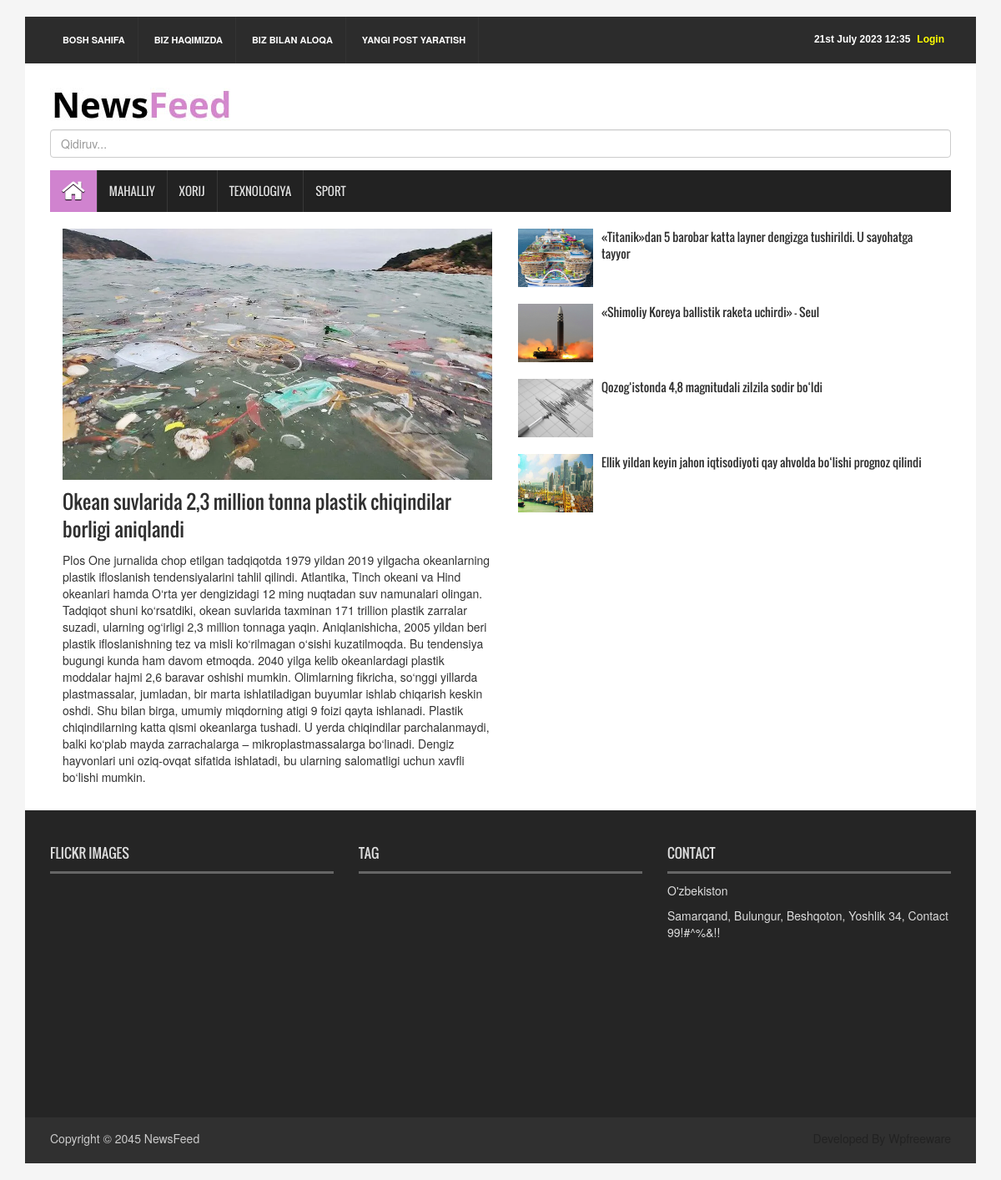
The app's page /xorij-xabarlari/ with its own data.
### news_app/models.py (models this page shows, shortened)
class News(models.Model):
    class Status(models.TextChoices):
        Draft = "DF", "Draft"
        Published = "PB", "Published"
    title = models.CharField(max_length=250)
    slug = models.SlugField(max_length=250)
    body = models.TextField()
    image = models.ImageField(upload_to='news/images')
    category = models.ForeignKey(Category,
                                 on_delete=models.CASCADE
                                 )
    publish_time = models.DateTimeField(default=timezone.now)
    created_time = models.DateTimeField(auto_now_add=True)
    updated_time = models.DateTimeField(auto_now=True)
    status = models.CharField(max_length=2,
                              choices=Status.choices,
                              default=Status.Draft
                              )
    objects = models.Manager() # default manager
    published = PublishedManager
    class Meta:
        ordering = ["-publish_time"]
    def get_absolute_url(self):
        return reverse("news_detail_page", args=[self.slug])

### news_app/views.py (the view)
# urls.py: path('xorij-xabarlari/', ForeignNewsView.as_view(), name="foreign_news_page"),
class ForeignNewsView(ListView):
    model = News
    template_name = 'news/xorij.html'
    context_object_name = 'xorij_yangiliklar'
    def get_queryset(self):
        news =  x.filter(category__name="Xorij")
        return news

### templates/news/xorij.html (shortened to what this page needs)
{% extends 'news/base.html' %}
{% load static %}
{% block content %}
<section id="newsSection">
        <div class="col-lg-12 col-md-12">
            <div class="single_post_content_left">
                {% for xorij in xorij_yangiliklar %}
                {% if forloop.first %}
                <figure class="bsbig_fig"><a href="{{ xorij.get_absolute_url }}"
                                                 class="featured_img"> <img
                            alt="" src="{{ xorij.image.url }}"> <span
                            class="overlay"></span> </a>
                        <figcaption><a href="{{ xorij.get_absolute_url }}">{{ xorij.title }}</a>
                        </figcaption>
                        <p>{{ xorij.body }}</p>
                    </figure>
                {% endif %}
                {% endfor %}
            </div>
            <div class="single_post_content_right">
                <ul class="spost_nav">
                    {% for xorij in xorij_yangiliklar %}
                    {% if forloop.counter > 1 %}
                    <li>
                        <div class="media wow fadeInDown"><a href="{{ xorij.get_absolute_url }}"
                                                             class="media-left">
                            <img alt="" src="{{ xorij.image.url }}"> </a>
                            <div class="media-body"><a href="{{ xorij.get_absolute_url }}"
                                                       class="catg_title">{{ xorij.title }}</a></div>
                        </div>
                    </li>
                    {% endif %}
                    {% endfor %}
                </ul>
            </div>
        </div>
</section>
{% endblock content %}

### templates/news/base.html (shortened to what this page needs)
{% load static %}
<!DOCTYPE html>
<html>
<head>
    <link rel="stylesheet" type="text/css" href="{% static 'css/bootstrap.min.css' %}">
    <link rel="stylesheet" type="text/css" href="{% static 'css/font-awesome.min.css' %}">
    <link rel="stylesheet" type="text/css" href="{% static 'css/animate.css' %}">
    <link rel="stylesheet" type="text/css" href="{% static 'css/font.css' %}">
    <link rel="stylesheet" type="text/css" href="{% static 'css/li-scroller.css' %}">
    <link rel="stylesheet" type="text/css" href="{% static 'css/slick.css' %}">
    <link rel="stylesheet" type="text/css" href="{% static 'css/jquery.fancybox.css' %}">
    <link rel="stylesheet" type="text/css" href="{% static 'css/theme.css' %}">
    <link rel="stylesheet" type="text/css" href="{% static 'css/style.css' %}">
</head>
<body>
<div class="container">
    <header id="header">
        <div class="row">
            <div class="col-lg-12 col-md-12 col-sm-12">
                <div class="header_top">
                    <div class="header_top_left">
                        <ul class="top_nav">
                            <li><a href="{% url 'home_page' %}">Bosh sahifa</a></li>
                            <li><a href="{% url 'about_us' %}">biz haqimizda</a></li>
                            <li><a href="{% url 'contact_page' %}">biz bilan aloqa</a></li>
                            <li><a href="{% url 'news_create' %}">Yangi post yaratish</a></li>
                        </ul>
                    </div>
                    <div class="header_top_right">
                        {% if request.user.is_authenticated %}
                        <p><a href="{% url 'user_profile' %}" style="color:yellow">Profile</a></p>
                        <p>{% now "jS F Y H:i" %}</p>
                        {% else %}
                        <p><a href="{% url 'login' %}" style="color:yellow">Login</a></p>
                        <p>{% now "jS F Y H:i" %}</p>
                        {% endif %}
                    </div>
                </div>
            </div>
            <div class="col-lg-12 col-md-12 col-sm-12">
                <div class="header_bottom">
                    <div class="logo_area"><a href="{% url 'home_page' %}" class="logo"><img
                            src="{% static  'images/logo.jpg' %}"
                            alt=""></a></div>
                    <form method="get" action="{% url 'search_results' %}">
                        <input type="search" name="q" placeholder="Qidiruv..." class="form-control">
                    </form>
                </div>
            </div>
        </div>
    </header>
    <section id="navArea">
        <nav class="navbar navbar-inverse" role="navigation">
            <div id="navbar" class="navbar-collapse collapse">
                <ul class="nav navbar-nav main_nav">
                    <li class="active"><a href="{% url 'home_page' %}"><span
                            class="fa fa-home desktop-home"></span><span class="mobile-show">Home</span></a></li>
                    <li><a href="{% url 'local_news_page' %}">mahalliy</a></li>
                    <li><a href="{% url 'foreign_news_page' %}">xorij</a></li>
                    <li><a href="{% url 'technology_news_page' %}">texnologiya</a></li>
                    <li><a href="{% url 'sport_news_page' %}">sport</a></li>
                </ul>
            </div>
        </nav>
    </section>
    {% block content %}
    {% endblock content %}
    <footer id="footer">
        <div class="footer_top">
            <div class="row">
                <div class="col-lg-4 col-md-4 col-sm-4">
                    <div class="footer_widget wow fadeInLeftBig">
                        <h2>Flickr Images</h2>
                    </div>
                </div>
                <div class="col-lg-4 col-md-4 col-sm-4">
                    <div class="footer_widget wow fadeInDown">
                        <h2>Tag</h2>
                    </div>
                </div>
                <div class="col-lg-4 col-md-4 col-sm-4">
                    <div class="footer_widget wow fadeInRightBig">
                        <h2>Contact</h2>
                        <p>O'zbekiston</p>
                        <address>
                            Samarqand, Bulungur, Beshqoton, Yoshlik 34, Contact 99!#^%&!!
                        </address>
                    </div>
                </div>
            </div>
        </div>
        <div class="footer_bottom">
            <p class="copyright">Copyright &copy; 2045 <a href="index.html">NewsFeed</a></p>
            <p class="developer">Developed By Wpfreeware</p>
        </div>
    </footer>
</div>
</body>

### static/css/theme.css (style rules this page uses)
.navbar-inverse .navbar-nav > .active > a, .navbar-inverse .navbar-nav > .active > a:hover, .navbar-inverse .navbar-nav > .active > a:focus { background-color:#d083cf }

### static/css/style.css (style rules this page uses)
body { background:#f5f5f5 }
ul { padding:0; margin:0; list-style:none }
a { text-decoration:none; color:#2f2f2f }
h1, h2, h3, h4, h5, h6 { font-family:'Oswald',sans-serif }
h2 { line-height:23px }
img { border:none }
#header { display:inline; float:left; width:100%; margin-top:20px }
.header_top { background-color:#2c2c2c; display:inline; float:left; padding:0 30px; width:100% }
.header_top_left { float:left; display:inline; width:50% }
.top_nav { text-align:left }
.top_nav li { display:inline-block }
.top_nav li a { display:inline-block; border-right:1px solid #333; color:#fff; font-size:11px; font-weight:bold; padding:20px 15px; text-transform:uppercase; -webkit-transition:all 0.5s; -o-transition:all 0.5s; transition:all 0.5s }
.header_top_right { float:left; display:inline; width:50%; text-align:right }
.header_top_right > p { color:#fff; display:inline-block; float:right; font:bold 12px sans-serif; margin-bottom:0; padding-bottom:20px; padding-right:8px; padding-top:20px }
.header_bottom { background-color:#fff; display:inline; float:left; padding:15px 30px 15px; width:100% }
.logo_area { display:inline; float:left; width:31% }
.logo { font-size:45px; font-weight:bold; color:#000; font-family:'Varela',sans-serif }
.logo img { max-width:100% }
#navArea { float:left; display:inline; width:100%; padding:0 30px; background-color:#fff }
.navbar { border:medium none; border-radius:0 }
.navbar-inverse .navbar-nav > li > a { border-left:1px solid #383838; color:#ddd; font-family:'Oswald',sans-serif; display:inline-block; height:50px; line-height:50px; padding:0 14px; text-shadow:0 1px 1px #000; text-transform:uppercase; -webkit-transition:all 0.5s; -mz-transition:all 0.5s; -ms-transition:all 0.5s; -o-transition:all 0.5s; transition:all 0.5s }
.navbar-inverse .navbar-nav > li:first-child a { border:none }
.navbar-inverse .navbar-nav > .active > a, .navbar-inverse .navbar-nav > .active > a:hover, .navbar-inverse .navbar-nav > .active > a:focus { color:#fff }
.navbar-collapse { padding-left:0 }
.desktop-home { display:block; font-size:30px; margin-top:10px }
#newsSection { float:left; display:inline; width:100%; padding:0 30px; background-color:#fff; padding-bottom:20px }
.single_post_content_left { float:left; display:inline; width:49% }
.bsbig_fig { width:100% }
.bsbig_fig > a { display:block }
.bsbig_fig > a img { width:100% }
.bsbig_fig figcaption { color:#333; font-family:"Oswald",sans-serif; font-size:23px; font-weight:300; margin-top:10px; margin-bottom:10px }
.single_post_content_right { float:right; display:inline; width:48% }
.spost_nav li { float:left; display:block; width:100%; margin-bottom:10px }
.spost_nav .media-left { width:100px; height:80px }
.media-left > img { height:70px; width:90px }
.spost_nav .media-body > a { font-family:"Oswald",sans-serif }
.featured_img { position:relative }
.overlay { bottom:0; display:block; left:0; position:absolute; width:100%; z-index:2; height:100%; -webkit-transition:all 0.5s; -mz-transition:all 0.5s; -ms-transition:all 0.5s; -o-transition:all 0.5s; transition:all 0.5s }
#footer { display:inline; float:left; width:100%; margin-bottom:20px }
.footer_top { background-color:#252525; color:#ddd; display:inline; float:left; padding:10px 30px 48px; width:100% }
.footer_widget { display:inline; float:left; width:100%; min-height:310px }
.footer_widget > h2 { border-bottom:3px solid #666; font-family:Oswald,arial,Georgia,serif; font-size:16px; padding:10px 0; text-transform:uppercase }
.footer_bottom { float:left; display:inline; width:100%; padding:10px 30px; background-color:#303030; color:#ccc }
.copyright { float:left; width:50%; padding-top:5px; text-align:left }
.copyright a { color:#ccc }
.developer { float:right; width:50%; text-align:right; padding-top:5px; color:#222 }

### records on screen
News: image (picture), title "Okean suvlarida 2,3 million tonna plastik chiqindilar borligi aniqlandi", body "Plos One jurnalida chop etilgan tadqiqotda 1979 yildan 2019 yilgacha okeanlarning plastik ifloslanish tendensiyalarini tahlil qilindi. Atlantika, Tinch okeani va Hind okeanlari hamda O‘rta yer dengizidagi 12 ming nuqtadan suv namunalari olingan. Tadqiqot shuni ko‘rsatdiki, okean suvlarida taxminan 171 trillion plastik zarralar suzadi, ularning og‘irligi 2,3 million tonnaga yaqin. Aniqlanishicha, 2005 yildan beri plastik ifloslanishning tez va misli ko‘rilmagan o‘sishi kuzatilmoqda. Bu tendensiya bugungi kunda ham davom etmoqda. 2040 yilga kelib okeanlardagi plastik moddalar hajmi 2,6 baravar oshishi mumkin. Olimlarning fikricha, so‘nggi yillarda plastmassalar, jumladan, bir marta…"
News: image (picture), title "«Titanik»dan 5 barobar katta layner dengizga tushirildi. U sayohatga tayyor"
News: image (picture), title "«Shimoliy Koreya ballistik raketa uchirdi» – Seul"
News: image (picture), title "Qozog‘istonda 4,8 magnitudali zilzila sodir bo‘ldi"
News: image (picture), title "Ellik yildan keyin jahon iqtisodiyoti qay ahvolda bo‘lishi prognoz qilindi"
